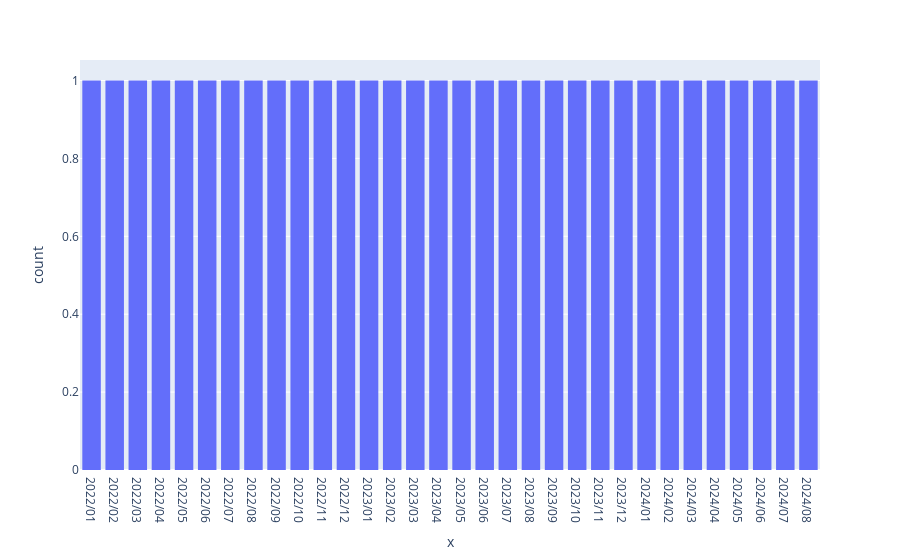

The notebook cell saved with this chart:
### Code cell
date_list = [
                    "2022/01", "2022/02", "2022/03",
                    "2022/04", "2022/05", "2022/06",
                    "2022/07", "2022/08", "2022/09",
                    "2022/10", "2022/11","2022/12",
                    "2023/01", "2023/02","2023/03",
                    "2023/04", "2023/05","2023/06",
                    "2023/07","2023/08", "2023/09",
                    "2023/10","2023/11","2023/12",
                    "2024/01","2024/02","2024/03",
                    "2024/04","2024/05","2024/06",
                    "2024/07", "2024/08"
                ]
df = px.data.tips()
fig = px.histogram(df, x=date_list)
fig.show()

### Figure 1 — Plotly figure (JSON) as saved in the notebook; plotly's stock layout.template omitted (floating-point values rounded to 4 significant figures)
{"data": [{"alignmentgroup": "True", "bingroup": "x", "hovertemplate": "x=%{x}<br>count=%{y}<extra></extra>", "legendgroup": "", "marker": {"color": "#636efa", "pattern": {"shape": ""}}, "name": "", "offsetgroup": "", "orientation": "v", "showlegend": false, "type": "histogram", "x": ["2022/01", "2022/02", "2022/03", "2022/04", "2022/05", "2022/06", "2022/07", "2022/08", "2022/09", "2022/10", "2022/11", "2022/12", "2023/01", "2023/02", "2023/03", "2023/04", "2023/05", "2023/06", "2023/07", "2023/08", "2023/09", "2023/10", "2023/11", "2023/12", "2024/01", "2024/02", "2024/03", "2024/04", "2024/05", "2024/06", "2024/07", "2024/08"], "xaxis": "x", "yaxis": "y"}], "layout": {"barmode": "relative", "legend": {"tracegroupgap": 0}, "margin": {"t": 60}, "xaxis": {"anchor": "y", "domain": [0, 1], "title": {"text": "x"}}, "yaxis": {"anchor": "x", "domain": [0, 1], "title": {"text": "count"}}}}
